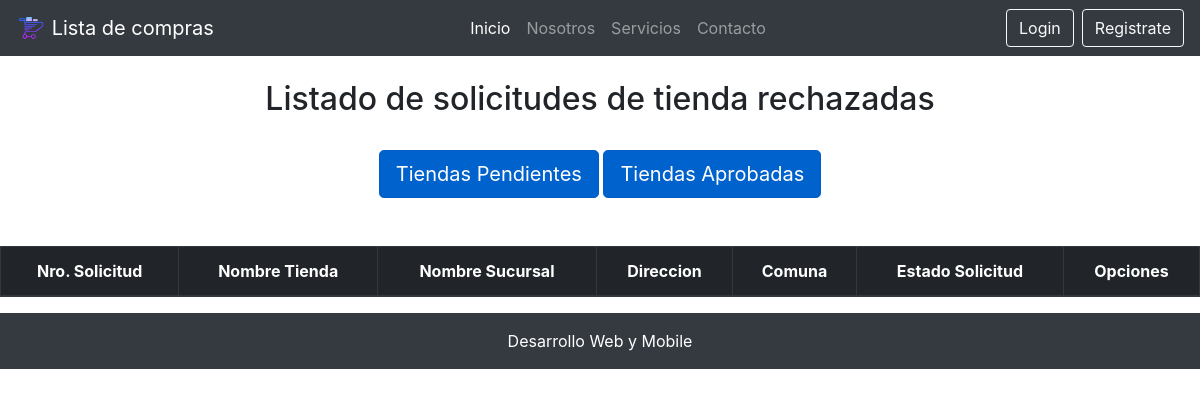
/tiendas_rechazadas/, run on an earlier commit of the app's database.
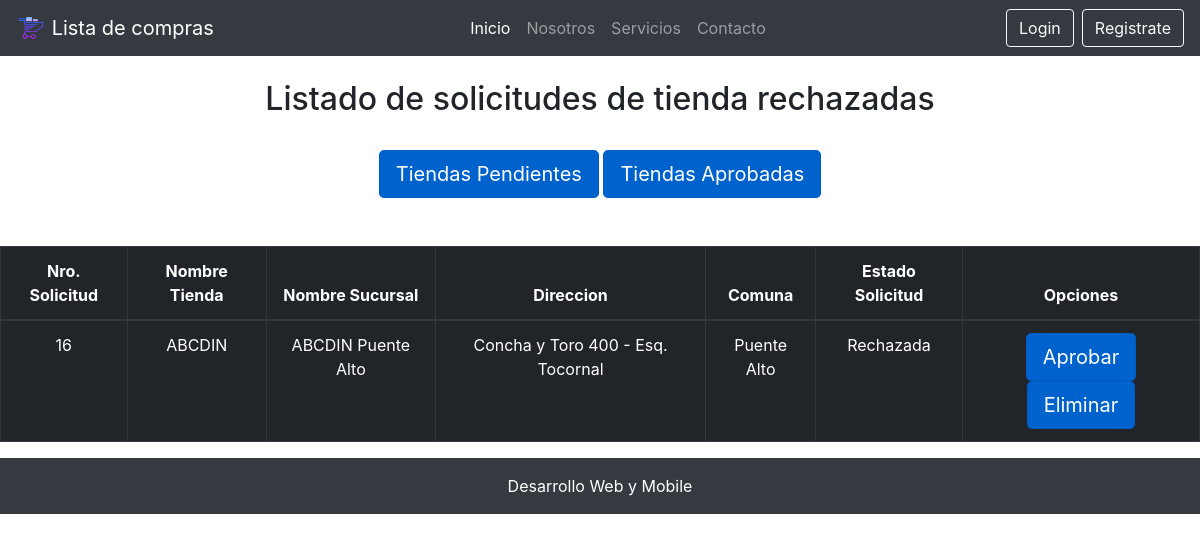
And on a later commit of the database.
### core/models.py (models this page shows, shortened)
class Tienda(models.Model):
    nombre = models.CharField(max_length=50)
    nombre_sucursal = models.CharField(max_length=50, verbose_name="Nombre Sucursal")
    direccion = models.CharField(max_length=50)
    comuna = models.ForeignKey(Comuna, on_delete=models.CASCADE)
    estado_tienda = models.ForeignKey(EstadoTienda, on_delete=models.CASCADE, verbose_name="Estado Tienda")

class Comuna(models.Model):
    nombre = models.CharField(max_length=60, unique=True)
    region = models.ForeignKey(Region, on_delete=models.CASCADE)

class EstadoTienda(models.Model):
    nombre = models.CharField(max_length=30, verbose_name="Estado Tienda")

### core/views.py (the view)
# urls.py: path('tiendas_rechazadas/', tiendasrechazadas, name="tiendas_rechazadas"),
def tiendasrechazadas(request):
    rechazadas = Tienda.objects.filter(estado_tienda=3)
    return render(request, 'core/tiendas_rechazadas.html', {
        'rechazadas': rechazadas
    })

### core/templates/core/tiendas_rechazadas.html (shortened to what this page needs)
{% extends "core/base.html" %}
{% block contenido %}
<br>
<h2 class="text-center">Listado de solicitudes de tienda rechazadas</h2>
<br>
<div class="row">
    <div class="col-12 text-center">
        <a href="{% url 'listar_solicitud' %}" class="btn btn-primary btn-lg active" role="button" aria-pressed="true">Tiendas Pendientes</a>
        <a href="{% url 'tiendas_aprobadas' %}" class="btn btn-primary btn-lg active" role="button" aria-pressed="true">Tiendas Aprobadas</a>
    </div>
</div>
<br>
<br>
<div class="table-responsive">
    <table class="table table-dark table-bordered table-hover table-condensed">
        <thead>
            <tr>
                <th class="text-center">Nro. Solicitud</th>
                <th class="text-center">Nombre Tienda</th>
                <th class="text-center">Nombre Sucursal</th>
                <th class="text-center">Direccion</th>
                <th class="text-center">Comuna</th>
                <th class="text-center">Estado Solicitud</th>
                <th class="text-center">Opciones</th>
            </tr>
        </thead>
        <tbody>
            {% for r in rechazadas %}
            <tr>
                <td class="text-center">{{ r.id }}</td>
                <td class="text-center">{{ r.nombre }}</td>
                <td class="text-center">{{ r.nombre_sucursal }}</td>
                <td class="text-center">{{ r.direccion }}</td>
                <td class="text-center">{{ r.comuna.nombre }}</td>
                <td class="text-center">{{ r.estado_tienda.nombre }}</td>
                <td class="text-center">
                    <a class="btn btn-primary btn-lg active" href="{% url 'aprobar_solicitud' r.id %}">Aprobar</a>
                    <a class="btn btn-primary btn-lg active" href="{% url 'eliminar_solicitud' r.id %}">Eliminar</a>
                </td>
            </tr>
            {% endfor %}
        </tbody>
    </table>
</div>
{% endblock contenido %}

What changed in the data, as far as the page shows it:
added Tienda: id "16", nombre "ABCDIN", nombre_sucursal "ABCDIN Puente Alto", direccion "Concha y Toro 400 - Esq. Tocornal", comuna.nombre "Puente Alto", estado_tienda.nombre "Rechazada"
